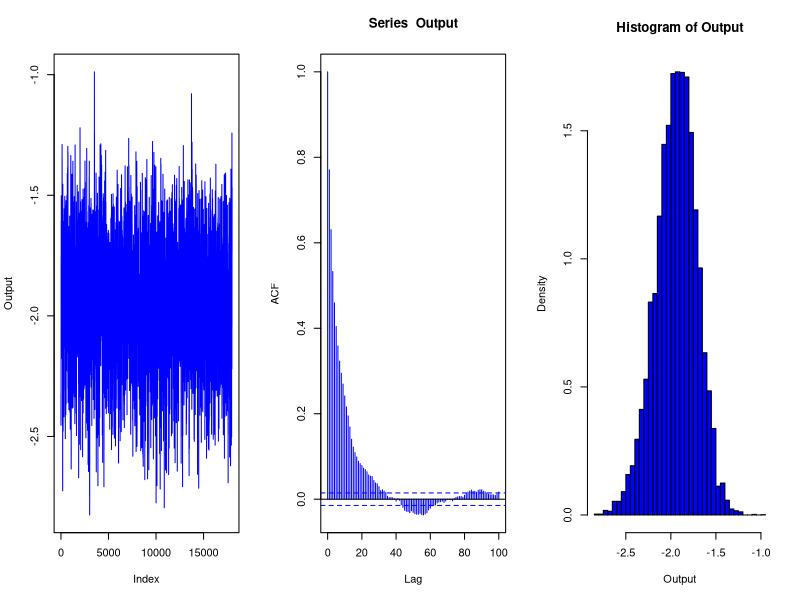

Recreate this plot in R.
##### PROBLEM 1

# generate data
n=200
p=5
X=cbind(rep(1,n), matrix(rnorm((p-1)*n),ncol=p-1))
beta_true=c(-2,0,1,2,1)
mp=X%*%beta_true
prob=exp(mp)/(1+exp(mp))
y=rbinom(n,1,prob)
c=100
sigma= 1/4

# compute log-posterior
logpi = function(beta,y,X){
  a=X%*%beta
  val=sum(y*a-log(1+exp(a)))-(0.5/(c^2))*crossprod(beta)
  return(val)
}

# gradient function
grad = function(beta,y,X){
  a=X%*%beta
  return(-(1/c^2)*beta+t(X)%*%(y-(exp(a)/(1+exp(a)))))
}

# propose a new beta using gradient
beta_prop = function(beta,y,X){
  Sigma= sigma^2*diag(p)
  L = t(chol(Sigma))
  Z = rnorm(p,0,1)
  mu = beta+0.5*(sigma^2)*grad(beta,y,X)
  beta_prop = mu+L%*%Z
  return(beta_prop)
}

# q function
log_q = function(rv, mean) {
  mu = mean+0.5*sigma^2*grad(mean,y,X)
  val = -0.5*sigma^2*crossprod(rv-mu)
  return(val)
}

MetroAdj_logRegr = function(Niter, y, X) {
  p=length(X[1,]); n = length(y)
  Res=matrix(NA, ncol=p, nrow=Niter)
  beta=double(p)
  lpi=logpi(beta,y,X)
  for(jj in 1:Niter){
    beta_prop=beta_prop(beta,y,X)
    lpi_prop=logpi(beta_prop,y,X)
    Acc=min(1,exp(lpi_prop+log_q(rv=beta_prop,beta)-lpi-log_q(rv=beta,beta_prop)))
    if(runif(1)<=Acc){
      beta=beta_prop
      lpi=lpi_prop
    }
    Res[jj,]=beta
  }
  return(Res)
}

Niter=20000
Res= MetroAdj_logRegr(Niter,y,X)
Output=Res[2001:Niter,1]
par(mfrow=c(1,3))
plot(Output,type="l",col='blue')
acf(Output,lag.max=100,col='blue')
hist(Output,nclass=50,prob=T,col='blue')
# generate confidence intervals
CI = apply(Res,2, function(x) {quantile(x, c(0.025, 0.975))})
colnames(CI)=c('beta0','beta1','beta2','beta3','beta4')
CI

##### PROBLEM 2

# # Read data
# setwd("~/Documents/STAT414_Bayes")
# polls = read.table('polls.dt',header=T)
# X = cbind(rep(1,nrow(polls)),polls[,2:5])
# names(X) = c('Intercept',names(polls)[2:5])
# X = as.matrix(X)
# y = polls[,1]
# p=ncol(X)
# c=100
# 
# 
# # compute log-posterior
# logpi = function(beta,y,X){
#   a=X%*%beta
#   val=sum(log((pnorm(a)^y)*((1-pnorm(a))^(1-y))))-(0.5/(c^2))*crossprod(beta)
#   return(val)
# }
# 
# RWM_probRegr = function(Niter, y, X) {
#   p=length(X[1,]); n = length(y)
#   Res=matrix(NA, ncol=p, nrow=Niter)
#   lsig=0 #initialize lsig
#   beta=double(p)
#   lpi=logpi(beta,y,X)
#   for(jj in 1:Niter){
#     beta_prop=beta+exp(lsig)*rnorm(p)
#     lpi_prop=logpi(beta_prop,y,X)
#     Acc=min(1,exp(lpi_prop-lpi))
#     if(runif(1)<=Acc){
#       beta=beta_prop
#       lpi=lpi_prop
#     }
#     lsig = lsig + (1/jj^0.7)*(Acc-0.4)
#     Res[jj,]=beta
#   }
#   return(list(lsig,Res))
# }
# 
# Niter=10000
# Res= as.matrix(RWM_probRegr(Niter,y,X)[[2]])
# Output=Res[1001:Niter,1]
# par(mfrow=c(1,3))
# plot(Output,type="l",col='blue')
# acf(Output,lag.max=100,col='blue')
# hist(Output,nclass=50,prob=T,col='blue')
# # generate confidence intervals
# CI = apply(Res,2, function(x) {quantile(x, c(0.025, 0.975))})
# colnames(CI)=c('Intercept',names(polls)[2:5])
# CI
# 
# # check using R's probit model
# probit_test <- glm(y~X-1, family=binomial(link="probit"))
# summary(probit_test)